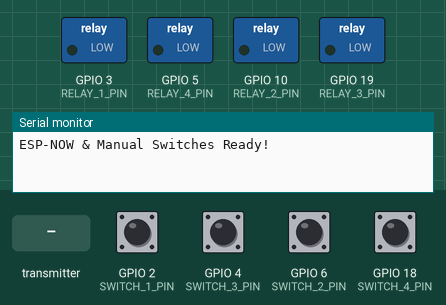
This sketch was run on a simulated ESP32. Parts: switched loads named in the sketch (green lamp = pin HIGH), the last lines printed to the serial monitor. The inputs (shaded band) are chosen by the test bench; at power-on: GPIO 2 (SWITCH_1_PIN), GPIO 4 (SWITCH_3_PIN), GPIO 6 (SWITCH_2_PIN), GPIO 18 (SWITCH_4_PIN) HIGH.

Above: at 1.2 s.
1.3 s: GPIO 2 (SWITCH_1_PIN) pulled LOW for 0.15 s
At 2.5 s:
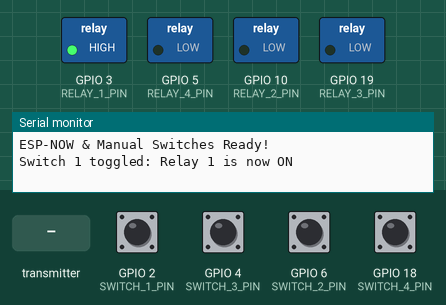
2.9 s: GPIO 4 (SWITCH_3_PIN) pulled LOW for 0.15 s
At 3.9 s:
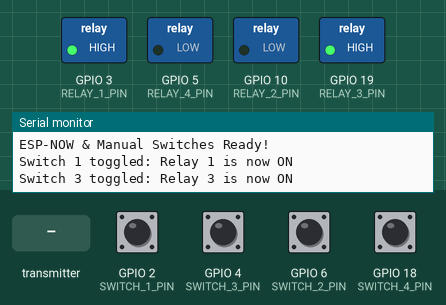
4.5 s: the transmitter starts sending relayNumber = 1
At 5.6 s:
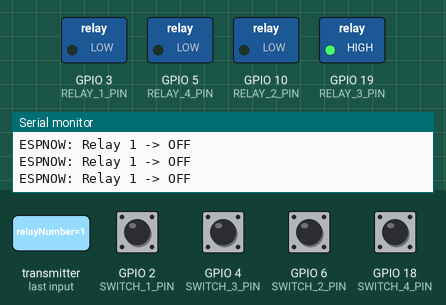
6.0 s: GPIO 6 (SWITCH_2_PIN) pulled LOW for 0.15 s
At 7.2 s:
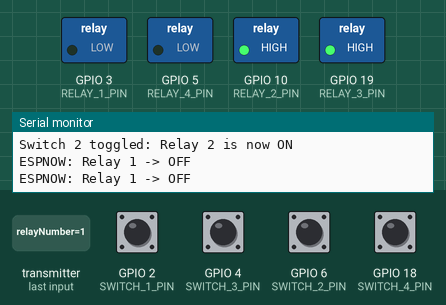
7.6 s: the transmitter starts sending state = 1
At 8.0 s:
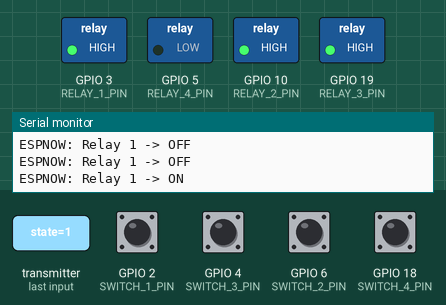
9.1 s: GPIO 18 (SWITCH_4_PIN) pulled LOW for 0.15 s
At 9.8 s:
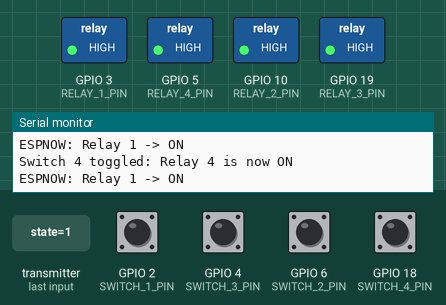
Timing chart, 0 to 11.7 s (numbered marks = the images above; inputs shaded):
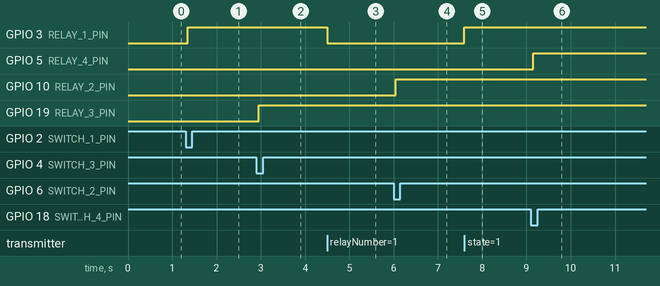

The sketch:

4R_espnow.ino
```cpp
#include <esp_now.h>
#include <WiFi.h>

// Define relay pins
#define RELAY_1_PIN 3
#define RELAY_2_PIN 10
#define RELAY_3_PIN 19
#define RELAY_4_PIN 5

// Define switch pins
#define SWITCH_1_PIN 2
#define SWITCH_2_PIN 6
#define SWITCH_3_PIN 4
#define SWITCH_4_PIN 18

// Relay states
bool relayStates[4] = {0, 0, 0, 0};

// Debounce variables
unsigned long lastDebounceTime[4] = {0, 0, 0, 0};
const int debounceDelay = 50;  // 50ms debounce delay
bool lastSwitchStates[4] = {1, 1, 1, 1};
bool currentSwitchStates[4] = {1, 1, 1, 1};

// Structure to receive ESPNOW data
typedef struct {
  uint8_t relayNumber;
  uint8_t state;
} RelayCommand;

// ESPNOW receive callback (Updated for ESP32 Core 2.3.4)
void OnDataRecv(const esp_now_recv_info_t *info, const uint8_t *incomingData, int len) {
  if (len != sizeof(RelayCommand)) {
    Serial.println("Invalid ESPNOW data received!");
    return;
  }

  RelayCommand command;
  memcpy(&command, incomingData, sizeof(command));

  // Validate relay number (1-4)
  if (command.relayNumber < 1 || command.relayNumber > 4) {
    Serial.println("Invalid relay number!");
    return;
  }

  int relayIndex = command.relayNumber - 1;  // Correct mapping
  int relayPins[4] = {RELAY_1_PIN, RELAY_2_PIN, RELAY_3_PIN, RELAY_4_PIN};

  relayStates[relayIndex] = command.state;  // Update state
  digitalWrite(relayPins[relayIndex], relayStates[relayIndex]);  // Control correct relay

  Serial.printf("ESPNOW: Relay %d -> %s\n", command.relayNumber, relayStates[relayIndex] ? "ON" : "OFF");
}

void setup() {
  Serial.begin(115200);

  // Initialize relay pins
  int relayPins[4] = {RELAY_1_PIN, RELAY_2_PIN, RELAY_3_PIN, RELAY_4_PIN};
  for (int i = 0; i < 4; i++) {
    pinMode(relayPins[i], OUTPUT);
    digitalWrite(relayPins[i], LOW);
  }

  // Initialize switch pins
  int switchPins[4] = {SWITCH_1_PIN, SWITCH_2_PIN, SWITCH_3_PIN, SWITCH_4_PIN};
  for (int i = 0; i < 4; i++) {
    pinMode(switchPins[i], INPUT_PULLUP);
  }

  // Initialize ESPNOW
  WiFi.mode(WIFI_STA);
  if (esp_now_init() != ESP_OK) {
    Serial.println("Error initializing ESP-NOW");
    return;
  }
  esp_now_register_recv_cb(OnDataRecv);

  Serial.println("ESP-NOW & Manual Switches Ready!");
}

void loop() {
  int switchPins[4] = {SWITCH_1_PIN, SWITCH_2_PIN, SWITCH_3_PIN, SWITCH_4_PIN};
  int relayPins[4] = {RELAY_1_PIN, RELAY_2_PIN, RELAY_3_PIN, RELAY_4_PIN};

  for (int i = 0; i < 4; i++) {
    bool reading = digitalRead(switchPins[i]);  // Read current switch state

    // Debounce logic
    if (reading != currentSwitchStates[i]) {
      lastDebounceTime[i] = millis();
    }
    if ((millis() - lastDebounceTime[i]) > debounceDelay) {
      if (reading != lastSwitchStates[i]) {  // Act only on state change
        lastSwitchStates[i] = reading;
        if (reading == LOW) {  // Switch pressed (active-low)
          relayStates[i] = !relayStates[i];  // Toggle relay
          digitalWrite(relayPins[i], relayStates[i]);
          Serial.printf("Switch %d toggled: Relay %d is now %s\n", i + 1, i + 1, relayStates[i] ? "ON" : "OFF");
        }
      }
    }
    currentSwitchStates[i] = reading;
  }
}
```

Measured:
- after the input at 1.3 s, GPIO 3 (RELAY_1_PIN): LOW → HIGH after 0.05 s
- after the input at 2.9 s, GPIO 19 (RELAY_3_PIN): LOW → HIGH after 0.05 s
- after the input at 4.5 s, GPIO 3 (RELAY_1_PIN): HIGH → LOW at once
- after the input at 6.0 s, GPIO 10 (RELAY_2_PIN): LOW → HIGH after 0.05 s
- after the input at 7.6 s, GPIO 3 (RELAY_1_PIN): LOW → HIGH at once
- after the input at 9.1 s, GPIO 5 (RELAY_4_PIN): LOW → HIGH after 0.05 s
